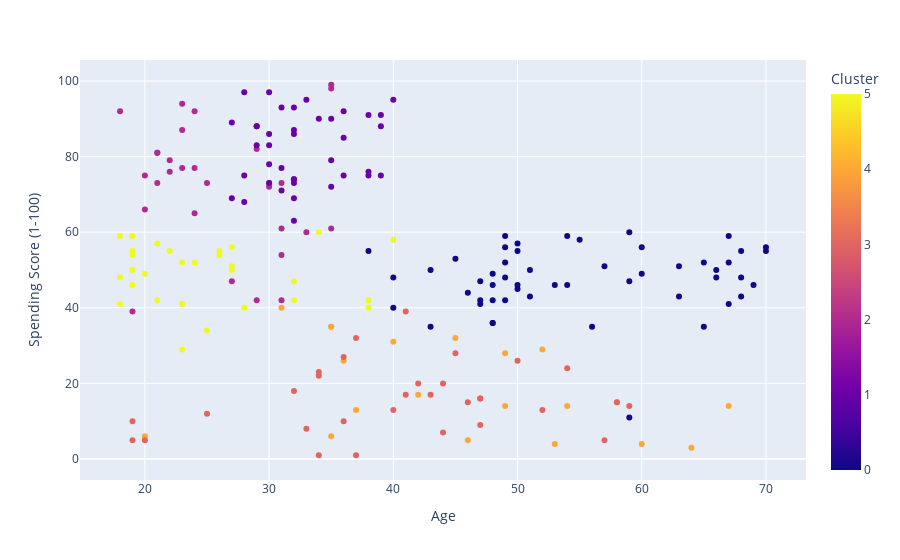

The cell this chart's notebook holds for it:
### Markdown cell above
# Relations certaines valeurs en visualisant les clusters

### Code cell
px.scatter(data_frame=data, x = 'Age', y='Spending Score (1-100)', color='Cluster')

### Figure 1 — Plotly figure (JSON) as saved in the notebook; plotly's stock layout.template omitted (floating-point values rounded to 4 significant figures; data arrays with more than 128 entries replaced by an {"elided": "..."} marker saying what was removed)
{"data": [{"hovertemplate": "Age=%{x}<br>Spending Score (1-100)=%{y}<br>Cluster=%{marker.color}<extra></extra>", "legendgroup": "", "marker": {"color": {"elided": "200 int values"}, "coloraxis": "coloraxis", "symbol": "circle"}, "mode": "markers", "name": "", "orientation": "v", "showlegend": false, "type": "scatter", "x": {"elided": "200 int values"}, "xaxis": "x", "y": {"elided": "200 int values"}, "yaxis": "y"}], "layout": {"coloraxis": {"colorbar": {"title": {"text": "Cluster"}}, "colorscale": [[0, "#0d0887"], [0.1111, "#46039f"], [0.2222, "#7201a8"], [0.3333, "#9c179e"], [0.4444, "#bd3786"], [0.5556, "#d8576b"], [0.6667, "#ed7953"], [0.7778, "#fb9f3a"], [0.8889, "#fdca26"], [1, "#f0f921"]]}, "legend": {"tracegroupgap": 0}, "margin": {"t": 60}, "xaxis": {"anchor": "y", "domain": [0, 1], "title": {"text": "Age"}}, "yaxis": {"anchor": "x", "domain": [0, 1], "title": {"text": "Spending Score (1-100)"}}}}
